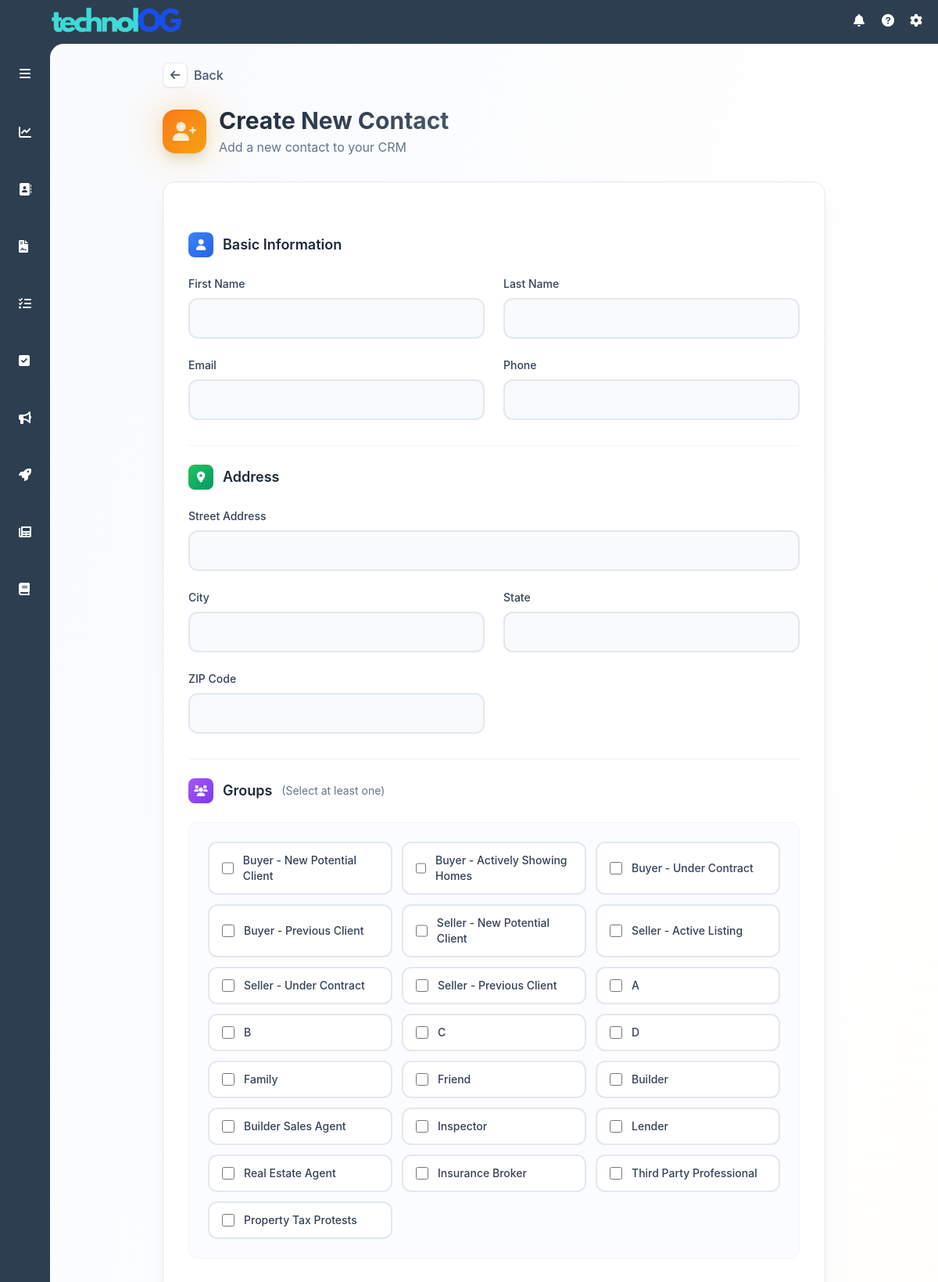
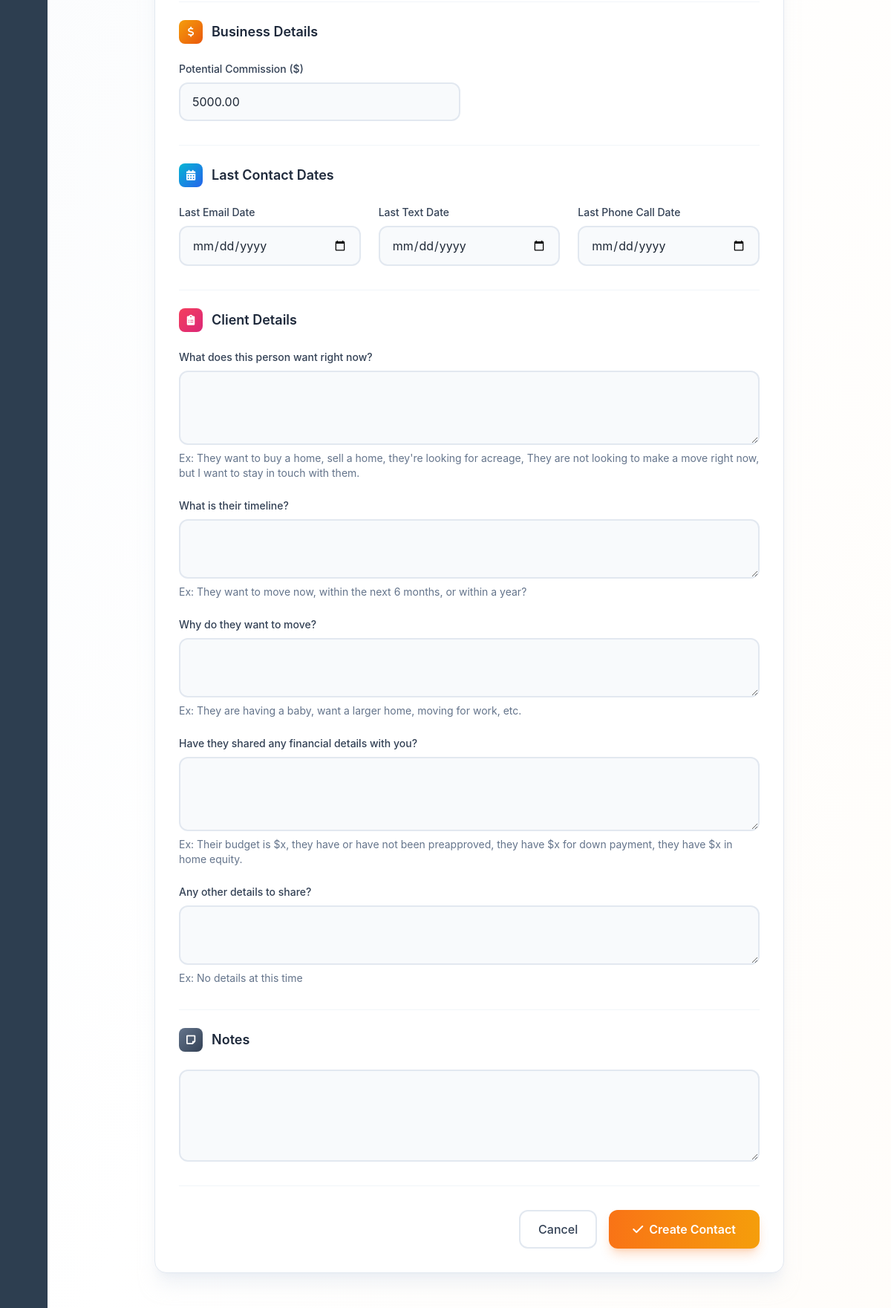
/contacts/create (signed in, upper part), run on the app's committed database (2 pictures, top to bottom).
### models.py (models this page shows)
class ContactGroup(db.Model):
    id = db.Column(db.Integer, primary_key=True)
    name = db.Column(db.String(100), unique=True, nullable=False)
    category = db.Column(db.String(50), nullable=False)
    sort_order = db.Column(db.Integer, nullable=False)
    created_at = db.Column(db.DateTime, nullable=False, default=datetime.utcnow)
    contacts = db.relationship('Contact',
                             secondary=contact_groups,
                             back_populates='groups',
                             lazy='dynamic')

### routes/contacts.py (the view, shortened to what this page needs)
@contacts_bp.route('/contacts/create', methods=['GET', 'POST'])
@login_required
def create_contact():
    form = ContactForm()
    form.group_ids.choices = [(g.id, g.name) for g in ContactGroup.query.order_by('sort_order')]
    return render_template('contact_form.html', form=form)

### templates/contact_form.html (shortened to what this page needs)
{% extends "base.html" %}
{% block content %}
<div class="min-h-screen bg-gradient-to-br from-slate-50 via-white to-orange-50/30">
    <div class="p-6 max-w-4xl mx-auto">
        <div class="flex items-center mb-6 animate-fade-in-up">
            <button onclick="history.back()" class="flex items-center text-slate-600 hover:text-orange-600 transition-colors duration-200 group">
                <div class="w-8 h-8 rounded-lg bg-white shadow-sm border border-slate-200 flex items-center justify-center mr-2 group-hover:border-orange-300 group-hover:shadow-md transition-all duration-200">
                    <i class="fas fa-arrow-left text-sm"></i>
                </div>
                <span class="font-medium">Back</span>
            </button>
        </div>
        <div class="mb-8 animate-fade-in-up-delay-1">
            <div class="flex items-center gap-4">
                <div class="relative">
                    <div class="w-14 h-14 rounded-2xl bg-gradient-to-br from-orange-500 to-amber-500 flex items-center justify-center shadow-lg">
                        <i class="fas fa-user-plus text-2xl text-white"></i>
                    </div>
                    <div class="absolute inset-0 rounded-2xl bg-gradient-to-br from-orange-400 to-amber-400 blur-xl opacity-40 animate-pulse"></div>
                </div>
                <div>
                    <h1 class="text-3xl font-bold bg-gradient-to-r from-slate-800 to-slate-600 bg-clip-text text-transparent">
                    </h1>
                    <p class="text-slate-500 mt-1">Add a new contact to your CRM</p>
                </div>
            </div>
        </div>
        <div class="bg-white rounded-2xl border border-slate-200 shadow-xl shadow-slate-200/50 overflow-hidden premium-card animate-fade-in-up-delay-2">
            <div class="p-8">
                <form method="POST" action="{{ url_for('contacts.create_contact') }}" class="space-y-8">
                    <div>
                        <div class="flex items-center gap-3 mb-6">
                            <div class="w-8 h-8 rounded-lg bg-gradient-to-br from-blue-500 to-blue-600 flex items-center justify-center">
                                <i class="fas fa-user text-white text-sm"></i>
                            </div>
                            <h2 class="text-lg font-semibold text-slate-800">Basic Information</h2>
                        </div>
                        <div class="grid grid-cols-1 md:grid-cols-2 gap-6">
                            <div>
                                <label class="block text-sm font-medium text-slate-700 mb-2">First Name</label>
                                {{ form.first_name(class="premium-input") }}
                            </div>
                            <div>
                                <label class="block text-sm font-medium text-slate-700 mb-2">Last Name</label>
                                {{ form.last_name(class="premium-input") }}
                            </div>
                            <div>
                                <label class="block text-sm font-medium text-slate-700 mb-2">Email</label>
                                {{ form.email(class="premium-input") }}
                            </div>
                            <div>
                                <label class="block text-sm font-medium text-slate-700 mb-2">Phone</label>
                                {{ form.phone(id="phone", class="premium-input") }}
                            </div>
                        </div>
                    </div>
                    <div class="pt-6 border-t border-slate-100">
                        <div class="flex items-center gap-3 mb-6">
                            <div class="w-8 h-8 rounded-lg bg-gradient-to-br from-green-500 to-emerald-600 flex items-center justify-center">
                                <i class="fas fa-map-marker-alt text-white text-sm"></i>
                            </div>
                            <h2 class="text-lg font-semibold text-slate-800">Address</h2>
                        </div>
                        <div class="grid grid-cols-1 md:grid-cols-2 gap-6">
                            <div class="md:col-span-2">
                                <label class="block text-sm font-medium text-slate-700 mb-2">Street Address</label>
                                {{ form.street_address(class="premium-input") }}
                            </div>
                            <div>
                                <label class="block text-sm font-medium text-slate-700 mb-2">City</label>
                                {{ form.city(class="premium-input") }}
                            </div>
                            <div>
                                <label class="block text-sm font-medium text-slate-700 mb-2">State</label>
                                {{ form.state(class="premium-input") }}
                            </div>
                            <div>
                                <label class="block text-sm font-medium text-slate-700 mb-2">ZIP Code</label>
                                {{ form.zip_code(class="premium-input") }}
                            </div>
                        </div>
                    </div>
                    <div class="pt-6 border-t border-slate-100 groups-section">
                        <div class="flex items-center gap-3 mb-6">
                            <div class="w-8 h-8 rounded-lg bg-gradient-to-br from-purple-500 to-violet-600 flex items-center justify-center">
                                <i class="fas fa-users text-white text-sm"></i>
                            </div>
                            <h2 class="text-lg font-semibold text-slate-800">Groups</h2>
                            <span class="text-sm text-slate-500">(Select at least one)</span>
                        </div>
                        <div class="bg-slate-50/50 rounded-xl p-6 border border-slate-100">
                            <div class="grid grid-cols-2 md:grid-cols-3 gap-3">
                                {% for group in form.group_ids.choices %}
                                    <label class="relative flex items-center px-4 py-3 rounded-xl text-sm
                                                bg-white hover:bg-orange-50
                                                border-2 border-slate-200 hover:border-orange-300
                                                cursor-pointer transition-all duration-200
                                                has-[:checked]:bg-orange-50 has-[:checked]:border-orange-400">
                                        <input type="checkbox"
                                               name="group_ids"
                                               value="{{ group[0] }}"
                                               class="form-checkbox h-4 w-4 mr-3 rounded border-slate-300 text-orange-500 focus:ring-orange-400">
                                        <span class="text-slate-700 font-medium">{{ group[1] }}</span>
                                    </label>
                                {% endfor %}
                            </div>
                        </div>
                    </div>
                    <div class="pt-6 border-t border-slate-100">
                        <div class="flex items-center gap-3 mb-6">
                            <div class="w-8 h-8 rounded-lg bg-gradient-to-br from-amber-500 to-orange-600 flex items-center justify-center">
                                <i class="fas fa-dollar-sign text-white text-sm"></i>
                            </div>
                            <h2 class="text-lg font-semibold text-slate-800">Business Details</h2>
                        </div>
                        <div class="grid grid-cols-1 md:grid-cols-2 gap-6">
                            <div>
                                <label class="block text-sm font-medium text-slate-700 mb-2">Potential Commission ($)</label>
                                {{ form.potential_commission(class="premium-input") }}
                            </div>
                        </div>
                    </div>
                    <div class="pt-6 border-t border-slate-100">
                        <div class="flex items-center gap-3 mb-6">
                            <div class="w-8 h-8 rounded-lg bg-gradient-to-br from-cyan-500 to-blue-600 flex items-center justify-center">
                                <i class="fas fa-calendar-alt text-white text-sm"></i>
                            </div>
                            <h2 class="text-lg font-semibold text-slate-800">Last Contact Dates</h2>
                        </div>
                        <div class="grid grid-cols-1 md:grid-cols-3 gap-6">
                            <div>
                                <label class="block text-sm font-medium text-slate-700 mb-2">Last Email Date</label>
                                {{ form.last_email_date(class="premium-input", type="date") }}
                            </div>
                            <div>
                                <label class="block text-sm font-medium text-slate-700 mb-2">Last Text Date</label>
                                {{ form.last_text_date(class="premium-input", type="date") }}
                            </div>
                            <div>
                                <label class="block text-sm font-medium text-slate-700 mb-2">Last Phone Call Date</label>
                                {{ form.last_phone_call_date(class="premium-input", type="date") }}
                            </div>
                        </div>
                    </div>
                    <div class="pt-6 border-t border-slate-100">
                        <div class="flex items-center gap-3 mb-6">
                            <div class="w-8 h-8 rounded-lg bg-gradient-to-br from-rose-500 to-pink-600 flex items-center justify-center">
                                <i class="fas fa-clipboard-list text-white text-sm"></i>
                            </div>
                            <h2 class="text-lg font-semibold text-slate-800">Client Details</h2>
                        </div>
                        <div class="space-y-6">
                            <div>
                                <label class="block text-sm font-medium text-slate-700 mb-2">{{ form.current_objective.label }}</label>
                                {{ form.current_objective(class="premium-input resize-y", rows="3") }}
                                <p class="mt-2 text-sm text-slate-500">{{ form.current_objective.description }}</p>
                            </div>
                            <div>
                                <label class="block text-sm font-medium text-slate-700 mb-2">{{ form.move_timeline.label }}</label>
                                {{ form.move_timeline(class="premium-input resize-y", rows="2") }}
                                <p class="mt-2 text-sm text-slate-500">{{ form.move_timeline.description }}</p>
                            </div>
                            <div>
                                <label class="block text-sm font-medium text-slate-700 mb-2">{{ form.motivation.label }}</label>
                                {{ form.motivation(class="premium-input resize-y", rows="2") }}
                                <p class="mt-2 text-sm text-slate-500">{{ form.motivation.description }}</p>
                            </div>
                            <div>
                                <label class="block text-sm font-medium text-slate-700 mb-2">{{ form.financial_status.label }}</label>
                                {{ form.financial_status(class="premium-input resize-y", rows="3") }}
                                <p class="mt-2 text-sm text-slate-500">{{ form.financial_status.description }}</p>
                            </div>
                            <div>
                                <label class="block text-sm font-medium text-slate-700 mb-2">{{ form.additional_notes.label }}</label>
                                {{ form.additional_notes(class="premium-input resize-y", rows="2") }}
                                <p class="mt-2 text-sm text-slate-500">{{ form.additional_notes.description }}</p>
                            </div>
                        </div>
                    </div>
                    <div class="pt-6 border-t border-slate-100">
                        <div class="flex items-center gap-3 mb-6">
                            <div class="w-8 h-8 rounded-lg bg-gradient-to-br from-slate-500 to-slate-700 flex items-center justify-center">
                                <i class="fas fa-sticky-note text-white text-sm"></i>
                            </div>
                            <h2 class="text-lg font-semibold text-slate-800">Notes</h2>
                        </div>
                        <div>
                            {{ form.notes(class="premium-input resize-y", rows="4") }}
                        </div>
                    </div>
                    <div class="pt-8 border-t border-slate-100 flex justify-end space-x-4">
                        <a href="{{ url_for('main.index') }}"
                           class="px-6 py-3 rounded-xl border-2 border-slate-200 text-slate-700 font-medium
                                  hover:bg-slate-50 hover:border-slate-300 transition-all duration-200">
                            Cancel
                        </a>
                        <button type="submit"
                                class="relative px-8 py-3 rounded-xl bg-gradient-to-r from-orange-500 to-amber-500
                                       text-white font-semibold shadow-lg shadow-orange-500/25
                                       hover:from-orange-600 hover:to-amber-600 hover:shadow-orange-500/40
                                       transition-all duration-200 transform hover:-translate-y-0.5">
                            <span class="flex items-center gap-2">
                                <i class="fas fa-check"></i>
                                Create Contact
                            </span>
                        </button>
                    </div>
                </form>
            </div>
        </div>
    </div>
</div>
{% endblock %}

### templates/base.html (style rules this page uses)
body { font-family: -apple-system, "SF Pro Display", "Helvetica Neue", Helvetica, Arial, sans-serif; }
:root { --sidebar-width: 4rem; --sidebar-expanded-width: 11rem; }

### templates/contact_form.html (style rules this page uses)
.animate-fade-in-up { animation: fadeInUp 0.6s ease-out forwards; }
.animate-fade-in-up-delay-1 { animation: fadeInUp 0.6s ease-out 0.1s forwards; opacity: 0; }
.animate-fade-in-up-delay-2 { animation: fadeInUp 0.6s ease-out 0.2s forwards; opacity: 0; }
.premium-input { display: block; width: 100%; padding: 0.75rem 1rem; border: 2px solid #e2e8f0; border-radius: 0.75rem; background-color: #f8fafc; font-size: 1rem; transition: all 0.2s ease-out; }
.premium-input::placeholder { color: #94a3b8; }
textarea.premium-input { min-height: 80px; resize: vertical; }
.premium-card { transition: all 0.3s ease; }

### data on the page
ContactGroup: name "Buyer - New Potential Client"
ContactGroup: name "Buyer - Actively Showing Homes"
ContactGroup: name "Buyer - Under Contract"
ContactGroup: name "Buyer - Previous Client"
ContactGroup: name "Seller - New Potential Client"
ContactGroup: name "Seller - Active Listing"
ContactGroup: name "Seller - Under Contract"
ContactGroup: name "Seller - Previous Client"
ContactGroup: name "Family"
ContactGroup: name "Friend"
ContactGroup: name "Builder"
ContactGroup: name "Builder Sales Agent"
ContactGroup: name "Inspector"
ContactGroup: name "Lender"
ContactGroup: name "Real Estate Agent"
ContactGroup: name "Insurance Broker"
ContactGroup: name "Third Party Professional"
ContactGroup: name "Property Tax Protests"

### other printed values
{{ group[1] }} "A" "B" "C" "D"
